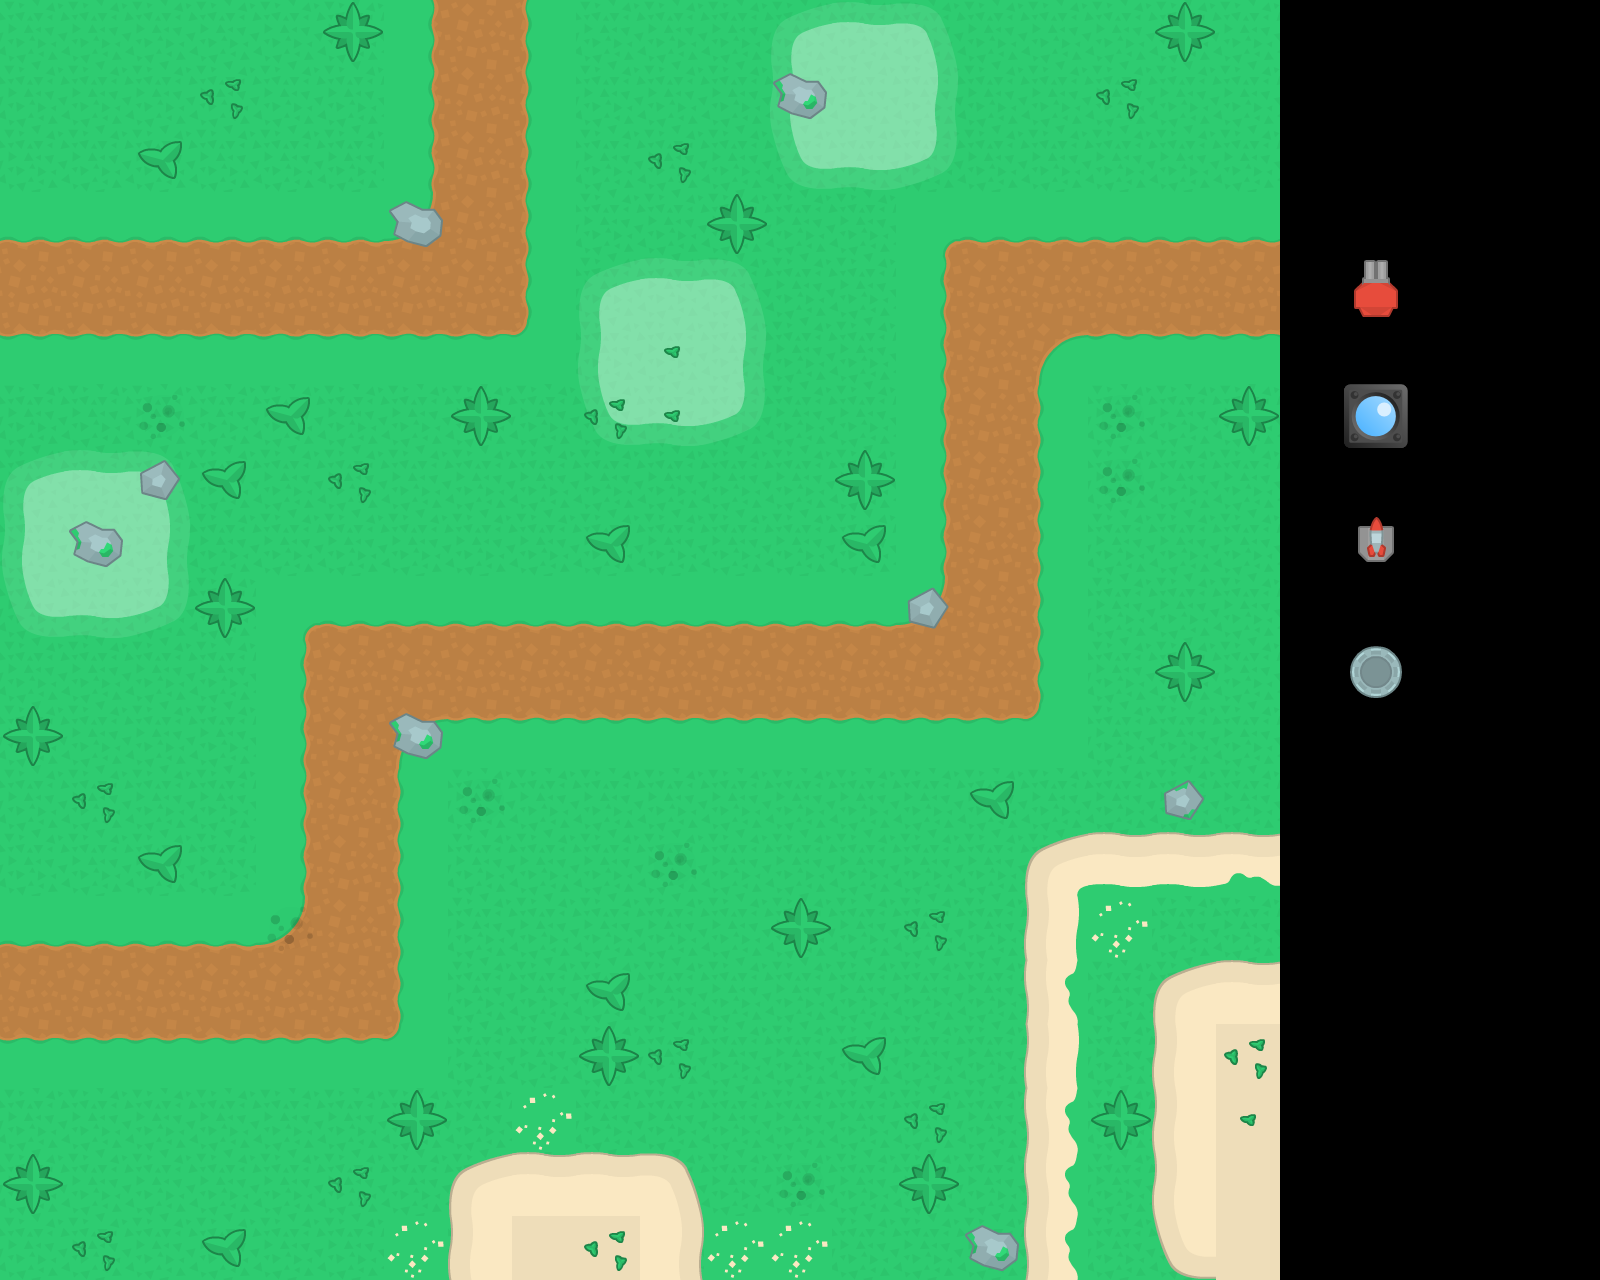

Tiled map render using the project's own tile images. Description and the map definition, with tile-layer contents summarised, below:
An orthogonal 25x20 tile map with 64x64 px tiles, 6 tile layers (Ground, Path 1, Path 2, Menu, ...), 3 tilesets and 32 objects (12x TowerNode, 9x UpTurn, 6x RightTurn, 2x Finish, 2x Start, ...).

<map version="1.2" tiledversion="1.3.3" orientation="orthogonal" renderorder="right-down" width="25" height="20" tilewidth="64" tileheight="64" infinite="0" nextlayerid="20" nextobjectid="52">
 <editorsettings>
  <export target="level02.json" format="json" />
 </editorsettings>
 <tileset firstgid="1" source="tower_defense_64.tsx" />
 <tileset firstgid="300" source="pirates_64.tsx" />
 <tileset firstgid="396" source="NihilAce-pack_4_stunTowerSnip.tsx" />
 <layer id="14" name="Ground" width="25" height="20" locked="1">
  <data>[500 cells, 400 non-empty, 1 distinct tile ids]</data>
 </layer>
 <layer id="2" name="Path 1" width="25" height="20" locked="1">
  <data>[500 cells, 93 non-empty, 9 distinct tile ids]</data>
 </layer>
 <layer id="16" name="Path 2" width="25" height="20" locked="1">
  <data>[500 cells, 36 non-empty, 7 distinct tile ids]</data>
 </layer>
 <layer id="10" name="Menu" width="25" height="20" locked="1">
  <data>[500 cells, 4 non-empty, 4 distinct tile ids]</data>
 </layer>
 <layer id="18" name="Decorate" width="25" height="20" locked="1">
  <data>[500 cells, 107 non-empty, 30 distinct tile ids]</data>
 </layer>
 <layer id="19" name="Decorate 2" width="25" height="20" locked="1">
  <data>[500 cells, 9 non-empty, 4 distinct tile ids]</data>
 </layer>
 <objectgroup id="6" name="MapNodes" locked="1">
  <object id="15" name="Finish" x="1296" y="256" width="16" height="64" />
  <object id="17" name="Start" x="-16" y="960" width="16" height="64" />
  <object id="20" name="UpTurn" x="408" y="960" width="8" height="64" />
  <object id="21" name="RightTurn" x="344" y="640" width="64" height="8" />
  <object id="26" name="UpTurn" x="1048" y="648" width="8" height="64" />
  <object id="29" name="RightTurn" x="984" y="256" width="64" height="8" />
  <object id="30" name="UpTurn" x="384" y="936" width="8" height="64" />
  <object id="31" name="RightTurn" x="320" y="616" width="64" height="8" />
  <object id="32" name="UpTurn" x="1024" y="624" width="8" height="64" />
  <object id="33" name="RightTurn" x="960" y="232" width="64" height="8" />
  <object id="34" name="UpTurn" x="360" y="912" width="8" height="64" />
  <object id="35" name="RightTurn" x="296" y="592" width="64" height="8" />
  <object id="36" name="UpTurn" x="1000" y="600" width="8" height="64" />
  <object id="37" name="RightTurn" x="936" y="208" width="64" height="8" />
 </objectgroup>
 <objectgroup id="3" name="TowerNodes" locked="1">
  <object id="1" name="TowerNode" x="192" y="704" width="64" height="64" />
  <object id="6" name="TowerNode" x="128" y="1088" width="64" height="64" />
  <object id="7" name="TowerNode" x="448" y="512" width="64" height="64" />
  <object id="8" name="TowerNode" x="704" y="512" width="64" height="64" />
  <object id="9" name="TowerNode" x="448" y="896" width="64" height="64" />
  <object id="10" name="TowerNode" x="576" y="768" width="64" height="64" />
  <object id="11" name="TowerNode" x="768" y="768" width="64" height="64" />
  <object id="12" name="TowerNode" x="1088" y="512" width="64" height="64" />
  <object id="13" name="TowerNode" x="829.73" y="320" width="64" height="64" />
  <object id="14" name="TowerNode" x="1024" y="128" width="64" height="64" />
 </objectgroup>
 <objectgroup id="5" name="TowerMenu">
  <object id="43" name="PauseButton" x="32" y="32" width="64" height="64" />
 </objectgroup>
 <objectgroup id="17" name="Path 2 Nodes" locked="1">
  <object id="44" name="Finish" x="448" y="-32" width="64" height="16" />
  <object id="45" name="Start" x="-16" y="256" width="16" height="64" />
  <object id="47" name="TowerNode" x="576" y="64" width="64" height="64" />
  <object id="48" name="TowerNode" x="256" y="128" width="64" height="64" />
  <object id="49" name="UpTurn" x="536" y="256" width="8" height="64" />
  <object id="50" name="UpTurn" x="512" y="232" width="8" height="64" />
  <object id="51" name="UpTurn" x="488" y="208" width="8" height="64" />
 </objectgroup>
</map>
